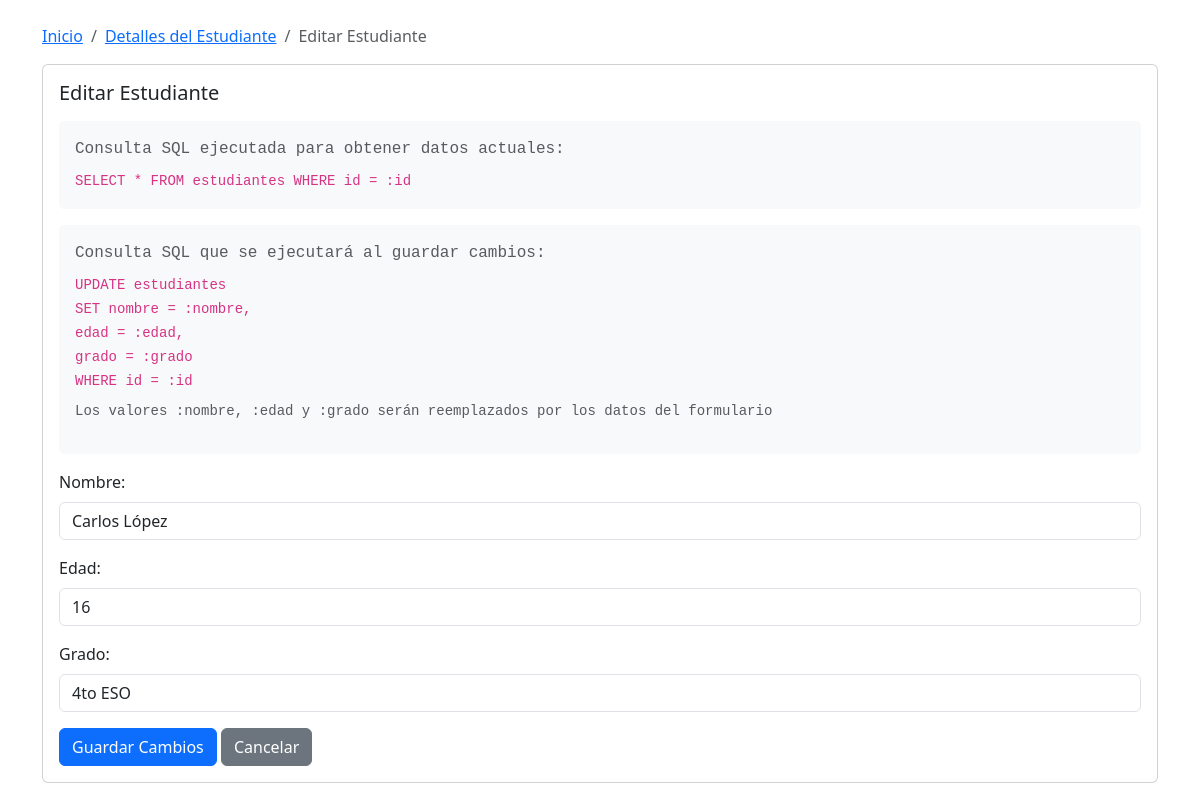
Screenshot of /estudiantes/10/editar with the database file from the repository.
### tables this page shows
CREATE TABLE estudiantes (
                id INTEGER PRIMARY KEY AUTOINCREMENT,
                nombre TEXT NOT NULL,
                edad INTEGER CHECK (edad >= 15 AND edad <= 18),
                grado TEXT
            );

### main.py (the view)
@app.get("/estudiantes/{estudiante_id}/editar")
async def formulario_editar_estudiante(request: Request, estudiante_id: int):
    try:
        with engine.connect() as conn:
            query = text("SELECT * FROM estudiantes WHERE id = :id")
            result = conn.execute(query, {"id": estudiante_id})
            estudiante = result.fetchone()
            if estudiante is None:
                raise HTTPException(status_code=404, detail="Estudiante no encontrado")
        return templates.TemplateResponse(
            "editar_estudiante.html",
            {"request": request, "estudiante": estudiante}
        )
    except SQLAlchemyError as e:
        raise HTTPException(status_code=500, detail=str(e))

### templates/editar_estudiante.html (shortened to what this page needs)
<!DOCTYPE html>
<html lang="es">
<head>
    <link href="https://cdn.jsdelivr.net/npm/bootstrap@5.3.2/dist/css/bootstrap.min.css" rel="stylesheet">
</head>
<body>
    <div class="container mt-4">
        <nav aria-label="breadcrumb">
            <ol class="breadcrumb">
                <li class="breadcrumb-item"><a href="/">Inicio</a></li>
                <li class="breadcrumb-item"><a href="/estudiantes/{{ estudiante.id }}">Detalles del Estudiante</a></li>
                <li class="breadcrumb-item active">Editar Estudiante</li>
            </ol>
        </nav>
        <div class="card">
            <div class="card-body">
                <h5 class="card-title">Editar Estudiante</h5>
                <div class="sql-query">
                    <p class="text-muted mb-2">Consulta SQL ejecutada para obtener datos actuales:</p>
                    <code>
                        SELECT * FROM estudiantes WHERE id = :id
                    </code>
                </div>
                <div class="sql-query">
                    <p class="text-muted mb-2">Consulta SQL que se ejecutará al guardar cambios:</p>
                    <code>
                        UPDATE estudiantes<br>
                        SET nombre = :nombre,<br>
                            edad = :edad,<br>
                            grado = :grado<br>
                        WHERE id = :id
                    </code>
                    <p class="text-muted mt-2 small">Los valores :nombre, :edad y :grado serán reemplazados por los datos del formulario</p>
                </div>
                <form action="/estudiantes/{{ estudiante.id }}/editar" method="POST">
                    <div class="mb-3">
                        <label for="nombre" class="form-label">Nombre:</label>
                        <input type="text" class="form-control" id="nombre" name="nombre"
                               value="{{ estudiante.nombre }}" required>
                    </div>
                    <div class="mb-3">
                        <label for="edad" class="form-label">Edad:</label>
                        <input type="number" class="form-control" id="edad" name="edad"
                               value="{{ estudiante.edad }}" required min="15" max="18">
                    </div>
                    <div class="mb-3">
                        <label for="grado" class="form-label">Grado:</label>
                        <select class="form-control" id="grado" name="grado" required>
                            <option value="4to ESO" {% if estudiante.grado == '4to ESO' %}selected{% endif %}>4to ESO</option>
                        </select>
                    </div>
                    <div class="mt-3">
                        <button type="submit" class="btn btn-primary">Guardar Cambios</button>
                        <a href="/estudiantes/{{ estudiante.id }}" class="btn btn-secondary">Cancelar</a>
                    </div>
                </form>
            </div>
        </div>
    </div>
</body>
</html>

### templates/editar_estudiante.html (style rules this page uses)
.sql-query { background-color: #f8f9fa; padding: 1rem; border-radius: 5px; margin: 1rem 0; font-family: monospace; }

### rows the page displays
estudiantes: nombre "Carlos López", edad "16", grado "4to ESO"
